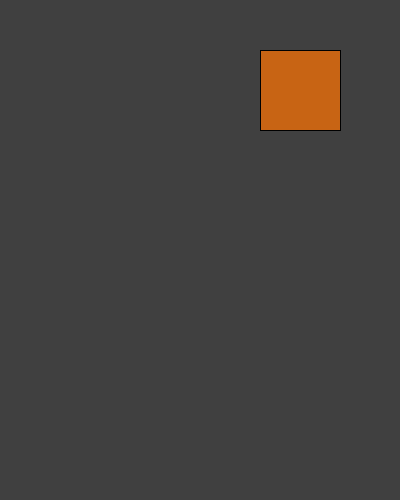
Frame 1 (no input)
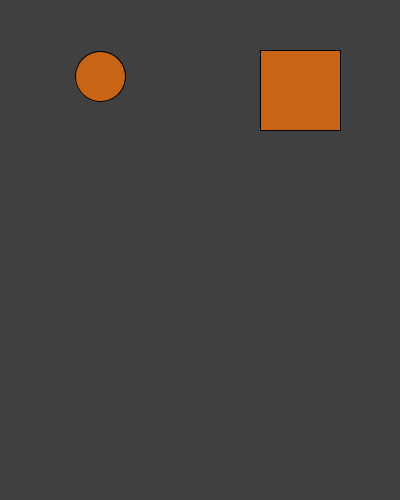
Frame 60 (the mouse pressed at the canvas centre just before this capture)
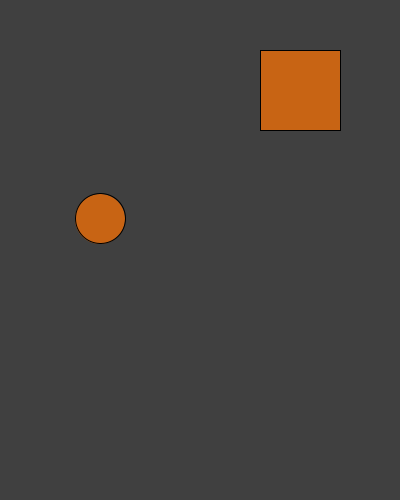
Frame 120 (the mouse held since frame 60 and released just before this capture)

The Processing sketch that drew these frames (run headless with seeded random() and noise(); from frame 60 on, the mouse is pressed at the canvas centre):

// Processing sketch: processing_58235
// ── processing_58235.pde

Ball oneBall;


boolean animate = true;

int btnX = 260;
int btnY = 50;
int btnW = 80;
int btnH = 80;

void setup() {
size(400, 500);
smooth();
oneBall = new Ball();
}

///-------------------

void draw () {
background(64);
oneBall.move();
oneBall.display();
 if (animate == true) {
    fill(200,100,20);
 }
 else { fill(100,20,20);
 }
rect(btnX, btnY, btnW, btnH);
}

///////--------------

void mousePressed() {
  if ( mouseX > btnX && mouseX < (btnX+btnW) && mouseY > btnY && mouseY < (btnY+btnH)) {
    // toggle the value of on
    // in other words, if on == true, then on becomes not true (false) and
    // vice versa
    animate = !animate;   // on = (not)on
  }
}


// ----- ball Class -----  created and inserted in void draw :) 
class Ball {

float speed;
float gravity;
float xpos;
float ypos ;
float dimensions; 

Ball () {
speed = 0;
gravity = 0.1;
xpos = width/4;
ypos = -100;
dimensions = 50;

}

void display () {
ellipse (xpos, ypos, dimensions,dimensions);

}
void move() {
if (animate == true) {
ypos = ypos + speed;
speed = speed + gravity;
if (ypos >= height-120) {
// reduce the speed on every bounce to make it more

speed *= -0.9;
}
}
}
}





  
  
